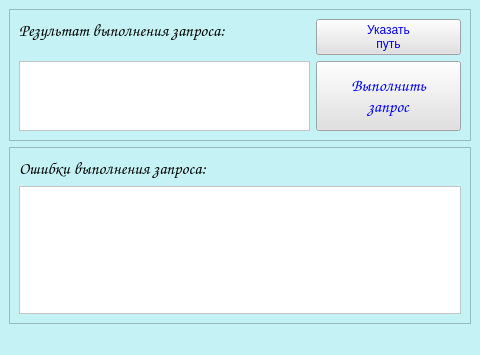
<?xml version="1.0" encoding="UTF-8"?>
<ui version="4.0">
 <class>MainWindow</class>
 <widget class="QMainWindow" name="MainWindow">
  <property name="geometry">
   <rect>
    <x>0</x>
    <y>0</y>
    <width>480</width>
    <height>355</height>
   </rect>
  </property>
  <property name="sizePolicy">
   <sizepolicy hsizetype="Expanding" vsizetype="Expanding">
    <horstretch>0</horstretch>
    <verstretch>0</verstretch>
   </sizepolicy>
  </property>
  <property name="windowTitle">
   <string>MainWindow</string>
  </property>
  <property name="styleSheet">
   <string notr="true">background-color: rgb(197, 243, 245);
gridline-color: rgb(0, 255, 127);
selection-color: qlineargradient(spread:pad, x1:0, y1:0, x2:1, y2:0, stop:0 rgba(0, 0, 0, 255), stop:1 rgba(255, 255, 255, 255));
font: 13pt &quot;Comic Sans MS&quot;;</string>
  </property>
  <widget class="QWidget" name="centralwidget">
   <property name="sizePolicy">
    <sizepolicy hsizetype="Expanding" vsizetype="Expanding">
     <horstretch>0</horstretch>
     <verstretch>0</verstretch>
    </sizepolicy>
   </property>
   <layout class="QVBoxLayout" name="verticalLayout_2">
    <item>
     <widget class="QFrame" name="frame">
      <property name="sizePolicy">
       <sizepolicy hsizetype="Expanding" vsizetype="Expanding">
        <horstretch>0</horstretch>
        <verstretch>1</verstretch>
       </sizepolicy>
      </property>
      <property name="frameShape">
       <enum>QFrame::StyledPanel</enum>
      </property>
      <property name="frameShadow">
       <enum>QFrame::Raised</enum>
      </property>
      <layout class="QGridLayout" name="gridLayout">
       <item row="2" column="0">
        <widget class="QTextEdit" name="textResult">
         <property name="focusPolicy">
          <enum>Qt::NoFocus</enum>
         </property>
         <property name="styleSheet">
          <string notr="true">background-color: rgb(255, 255, 255);</string>
         </property>
        </widget>
       </item>
       <item row="1" column="0">
        <widget class="QLabel" name="resultLbl">
         <property name="sizePolicy">
          <sizepolicy hsizetype="Expanding" vsizetype="Expanding">
           <horstretch>2</horstretch>
           <verstretch>0</verstretch>
          </sizepolicy>
         </property>
         <property name="font">
          <font>
           <family>Comic Sans MS</family>
           <pointsize>13</pointsize>
           <italic>false</italic>
           <bold>false</bold>
          </font>
         </property>
         <property name="text">
          <string>Результат выполнения запроса:</string>
         </property>
         <property name="alignment">
          <set>Qt::AlignLeading|Qt::AlignLeft|Qt::AlignTop</set>
         </property>
        </widget>
       </item>
       <item row="3" column="1">
        <spacer name="verticalSpacer">
         <property name="orientation">
          <enum>Qt::Vertical</enum>
         </property>
         <property name="sizeHint" stdset="0">
          <size>
           <width>20</width>
           <height>55</height>
          </size>
         </property>
        </spacer>
       </item>
       <item row="2" column="1">
        <widget class="QPushButton" name="requestButton">
         <property name="sizePolicy">
          <sizepolicy hsizetype="Expanding" vsizetype="Expanding">
           <horstretch>1</horstretch>
           <verstretch>0</verstretch>
          </sizepolicy>
         </property>
         <property name="font">
          <font>
           <family>Comic Sans MS</family>
           <pointsize>13</pointsize>
           <italic>false</italic>
           <bold>false</bold>
          </font>
         </property>
         <property name="styleSheet">
          <string notr="true">background-color: rgb(0, 0, 0);
color: rgb(0, 0, 255);
background-color: rgb(225, 225, 225);

</string>
         </property>
         <property name="text">
          <string>Выполнить
запрос</string>
         </property>
        </widget>
       </item>
       <item row="1" column="1">
        <widget class="QPushButton" name="pathButton">
         <property name="sizePolicy">
          <sizepolicy hsizetype="Expanding" vsizetype="Expanding">
           <horstretch>0</horstretch>
           <verstretch>0</verstretch>
          </sizepolicy>
         </property>
         <property name="styleSheet">
          <string notr="true">color: rgb(0, 0, 255);
border-color: rgb(0, 0, 255);
background-color: rgb(225, 225, 225);</string>
         </property>
         <property name="text">
          <string>Указать
путь</string>
         </property>
        </widget>
       </item>
      </layout>
     </widget>
    </item>
    <item>
     <widget class="QFrame" name="frame_2">
      <property name="sizePolicy">
       <sizepolicy hsizetype="Expanding" vsizetype="Expanding">
        <horstretch>0</horstretch>
        <verstretch>0</verstretch>
       </sizepolicy>
      </property>
      <property name="frameShape">
       <enum>QFrame::StyledPanel</enum>
      </property>
      <property name="frameShadow">
       <enum>QFrame::Raised</enum>
      </property>
      <layout class="QVBoxLayout" name="verticalLayout">
       <item>
        <widget class="QLabel" name="label">
         <property name="sizePolicy">
          <sizepolicy hsizetype="Expanding" vsizetype="Expanding">
           <horstretch>0</horstretch>
           <verstretch>0</verstretch>
          </sizepolicy>
         </property>
         <property name="font">
          <font>
           <family>Comic Sans MS</family>
           <pointsize>13</pointsize>
           <italic>false</italic>
           <bold>false</bold>
          </font>
         </property>
         <property name="text">
          <string>Ошибки выполнения запроса:</string>
         </property>
        </widget>
       </item>
       <item>
        <widget class="QTextEdit" name="textError">
         <property name="focusPolicy">
          <enum>Qt::NoFocus</enum>
         </property>
         <property name="styleSheet">
          <string notr="true">background-color: rgb(255, 255, 255);</string>
         </property>
        </widget>
       </item>
      </layout>
     </widget>
    </item>
   </layout>
  </widget>
  <widget class="QMenuBar" name="menubar">
   <property name="geometry">
    <rect>
     <x>0</x>
     <y>0</y>
     <width>480</width>
     <height>30</height>
    </rect>
   </property>
  </widget>
  <widget class="QStatusBar" name="statusbar"/>
 </widget>
 <resources/>
 <connections/>
</ui>
